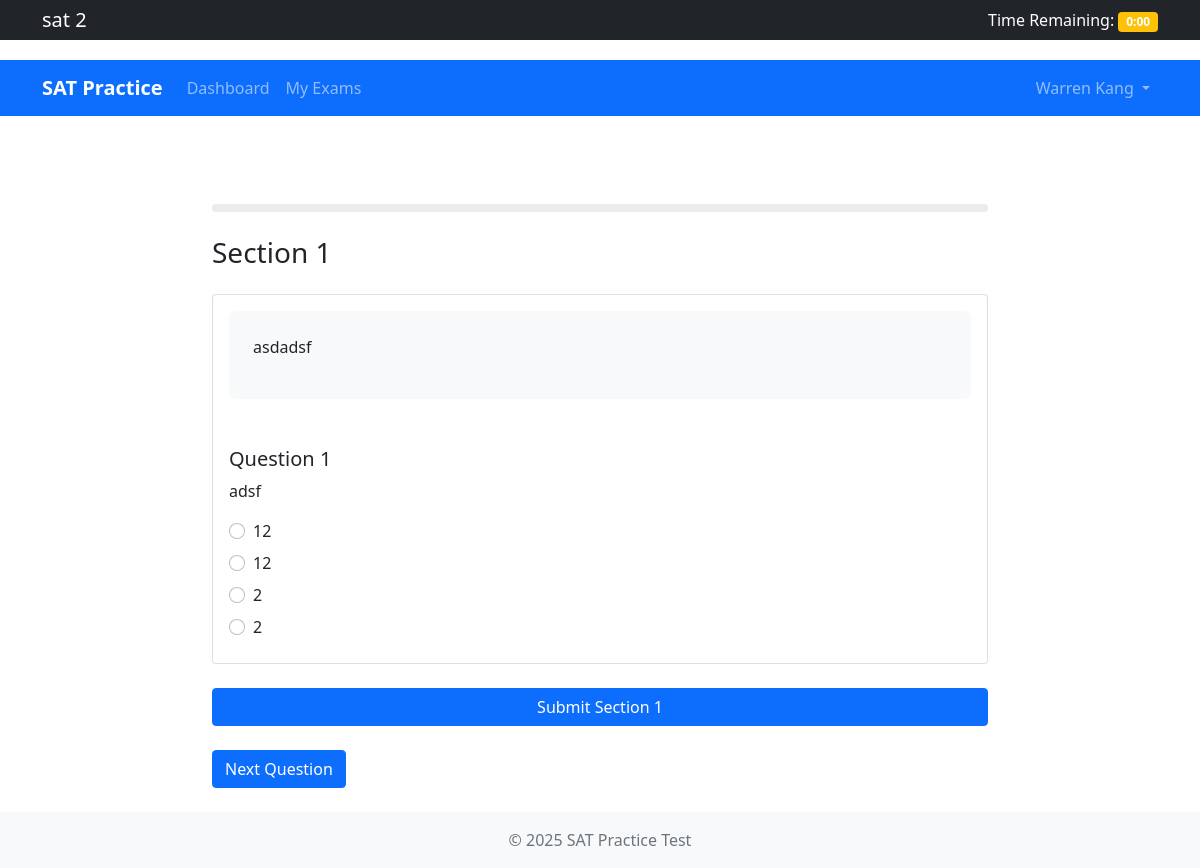
Screenshot of /dashboard/my-exams/2/take/ (signed in) with the database file from the repository.
### accounts/models.py (models this page shows, shortened)
class User(AbstractUser):
    username = None  # Remove username field
    email = models.EmailField('email address', unique=True)
    first_name = models.CharField('first name', max_length=150)
    last_name = models.CharField('last name', max_length=150)
    is_student = models.BooleanField(default=False)
    is_teacher = models.BooleanField(default=False)
    is_academy = models.BooleanField(default=False)
    academy_profile = models.ForeignKey(
        'Academy',
        on_delete=models.CASCADE,
        null=True,
        blank=True,
        related_name='members'
    )
    objects = CustomUserManager()
    USERNAME_FIELD = 'email'
    REQUIRED_FIELDS = ['first_name', 'last_name']
    class Meta:
        verbose_name = 'User'
        verbose_name_plural = 'Users'

### exams/models.py (models this page shows, shortened)
class StudentExam(models.Model):
    STATUS_CHOICES = [
        ('not_started', 'Not Started'),
        ('in_progress', 'In Progress'),
        ('completed', 'Completed')
    ]
    student = models.ForeignKey(Student, on_delete=models.CASCADE, related_name='exam_attempts')
    exam = models.ForeignKey(Exam, on_delete=models.CASCADE, related_name='student_attempts')
    status = models.CharField(max_length=20, choices=STATUS_CHOICES, default='not_started')
    started_at = models.DateTimeField(null=True, blank=True)
    completed_at = models.DateTimeField(null=True, blank=True)
    score = models.IntegerField(null=True, blank=True)
    section1_score = models.IntegerField(null=True, blank=True)
    section2_score = models.IntegerField(null=True, blank=True)
    class Meta:
        unique_together = ['student', 'exam']

class Exam(models.Model):
    title = models.CharField(max_length=200)
    created_at = models.DateTimeField(auto_now_add=True)
    academy = models.ForeignKey(Academy, on_delete=models.CASCADE, related_name='created_exams')
    is_active = models.BooleanField(default=True)
    time_limit = models.IntegerField(default=32, help_text='Time limit in minutes')

class ReadingPassage(models.Model):
    exam = models.ForeignKey(Exam, on_delete=models.CASCADE, related_name='passages')
    text = models.TextField()
    section = models.IntegerField(choices=[(1, 'Section 1'), (2, 'Section 2')])
    class Meta:
        ordering = ['section']

class Question(models.Model):
    passage = models.OneToOneField(ReadingPassage, on_delete=models.CASCADE, related_name='question')
    text = models.TextField()

class Choice(models.Model):
    question = models.ForeignKey(Question, on_delete=models.CASCADE, related_name='choices')
    text = models.CharField(max_length=500)
    is_correct = models.BooleanField(default=False)

### exams/views.py (the view)
# urls.py: path('my-exams/<int:pk>/take/', views.TakeExamView.as_view(), name='take_exam'),
class TakeExamView(StudentRequiredMixin, DetailView):
    model = StudentExam
    template_name = 'exams/take_exam.html'
    context_object_name = 'student_exam'
    def get_queryset(self):
        return StudentExam.objects.filter(
            student=self.request.user,
            status='in_progress'
        )
    def get_context_data(self, **kwargs):
        context = super().get_context_data(**kwargs)
        context['time_remaining'] = self.get_time_remaining()
        return context
    def get_time_remaining(self):
        student_exam = self.get_object()
        elapsed = timezone.now() - student_exam.started_at
        total_seconds = student_exam.exam.time_limit * 60
        remaining = total_seconds - elapsed.total_seconds()
        return max(0, int(remaining))

### exams/templatetags/exam_filters.py (called while the page is built)
@register.filter
def filter_section(passages, section):
    section_num = int(section)
    return [p for p in passages if p.section == section_num and hasattr(p, 'question')]

### exams/views.py (called while the page is built)
    def test_func(self):
        return self.request.user.is_authenticated and self.request.user.is_student

### exams/templates/exams/take_exam.html (shortened to what this page needs)
{% extends 'registration/base.html' %}
{% load exam_filters %}
{% block content %}
<div class="container-fluid mt-4">
    <div class="fixed-top bg-dark text-white py-2" id="timer-bar">
        <div class="container d-flex justify-content-between align-items-center">
            <h5 class="mb-0">{{ student_exam.exam.title }}</h5>
            <div>
                Time Remaining: <span id="timer" class="badge bg-warning">Loading...</span>
            </div>
        </div>
    </div>
    <div class="row mt-5 justify-content-center">
        <div class="col-md-8">
            <form id="exam-form" method="post" action="{% url 'submit_exam' student_exam.pk %}">
                <div class="progress mb-4">
                </div>
                <div id="section-1" class="section-container">
                    <h3 class="mb-4">Section 1</h3>
                    {% with passages=student_exam.exam.passages.all %}
                    {% for passage in passages %}
                    {% if passage.section == 1 %}
                    {% with question=passage.question %}
                    {% if question %}
                    <div class="question-container" data-section="1">
                        <div class="card">
                            <div class="card-body">
                                <div class="passage-text mb-4">
                                    {{ passage.text|linebreaks }}
                                </div>
                                <div class="question">
                                    {% with section_passages=student_exam.exam.passages.all|filter_section:"1" %}
                                    {% with question_number=forloop.counter0|add:1 %}
                                    <h5>Question {{ question_number }}</h5>
                                    {% endwith %}
                                    {% endwith %}
                                    <p>{{ question.text }}</p>
                                    <div class="choices">
                                        {% for choice in question.choices.all %}
                                        <div class="form-check mb-2">
                                            <input class="form-check-input question-choice"
                                                   type="radio"
                                                   name="question_{{ question.id }}"
                                                   id="choice_{{ choice.id }}"
                                                   value="{{ choice.id }}"
                                                   data-section="1"
                                                   data-question="{{ question.id }}">
                                            <label class="form-check-label" for="choice_{{ choice.id }}">
                                                {{ choice.text }}
                                            </label>
                                        </div>
                                        {% endfor %}
                                    </div>
                                </div>
                            </div>
                        </div>
                    </div>
                    {% endif %}
                    {% endwith %}
                    {% endif %}
                    {% endfor %}
                    {% endwith %}
                    <div class="d-grid gap-2 mt-4">
                        <button type="button" class="btn btn-primary" id="submit-section-1">Submit Section 1</button>
                    </div>
                </div>
                <div class="d-flex justify-content-between mt-4">
                    <button type="button" class="btn btn-primary" id="next-question" style="display: none;">Next Question</button>
                </div>
            </form>
        </div>
    </div>
</div>
{% endblock %}

### accounts/templates/registration/base.html (shortened to what this page needs)
<!DOCTYPE html>
<html>
<head>
    <link href="https://cdn.jsdelivr.net/npm/bootstrap@5.1.3/dist/css/bootstrap.min.css" rel="stylesheet">
    <link rel="stylesheet" href="https://cdn.jsdelivr.net/npm/bootstrap-icons@1.7.2/font/bootstrap-icons.css">
</head>
<body>
    <nav class="navbar navbar-expand-lg navbar-dark bg-primary">
        <div class="container">
            <a class="navbar-brand" href="{% url 'accounts:profile' %}">SAT Practice</a>
            {% if user.is_authenticated %}
            <div class="collapse navbar-collapse" id="navbarNav">
                <ul class="navbar-nav me-auto">
                    <li class="nav-item">
                        <a class="nav-link" href="{% url 'accounts:profile' %}">Dashboard</a>
                    </li>
                    {% if user.is_academy %}
                    <li class="nav-item">
                        <a class="nav-link" href="{% url 'exam_list' %}">Exams</a>
                    </li>
                    {% elif user.is_student %}
                    <li class="nav-item">
                        <a class="nav-link" href="{% url 'student_exam_list' %}">My Exams</a>
                    </li>
                    {% endif %}
                </ul>
                <ul class="navbar-nav">
                    <li class="nav-item dropdown">
                        <a class="nav-link dropdown-toggle" href="#" id="navbarDropdown" role="button" data-bs-toggle="dropdown">
                            {{ user.get_full_name }}
                        </a>
                    </li>
                </ul>
            </div>
            {% endif %}
        </div>
    </nav>
    <div class="main-content py-4">
        {% block content %}{% endblock %}
    </div>
    <footer class="footer mt-auto py-3 bg-light">
        <div class="container text-center">
            <span class="text-muted">© 2025 SAT Practice Test</span>
        </div>
    </footer>
</body>
</html>

### accounts/templates/registration/base.html (style rules this page uses)
body { min-height: 100vh; display: flex; flex-direction: column; }
.main-content { flex: 1; }
.navbar-brand { font-weight: bold; }

### exams/templates/exams/take_exam.html (style rules this page uses)
body { padding-top: 60px; }
.passage-text { background-color: #f8f9fa; padding: 1.5rem; border-radius: 0.375rem; }
#timer-bar { z-index: 1030; }
.question { padding-top: 1.5rem; }
.progress { height: 0.5rem; background-color: #e9ecef; border-radius: 0.25rem; margin-top: 1rem; }
#prev-question, #next-question { min-width: 120px; }
.question-container { opacity: 0; transition: opacity 0.3s ease; }
.question-container[style*="display: block"] { opacity: 1; }
.section-container { transition: opacity 0.3s ease; }

### rows the page displays
User: get_full_name "Warren Kang"
StudentExam: exam "sat 2"
ReadingPassage: text "asdadsf", section "1", question.text "adsf"
Choice: text "12"
Choice: text "12"
Choice: text "2"
Choice: text "2"
